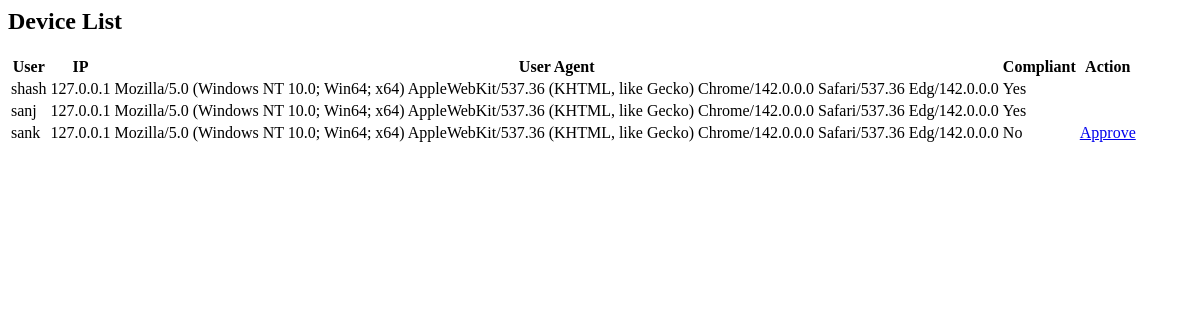
Before: /device/devices (signed in) with the older database file.
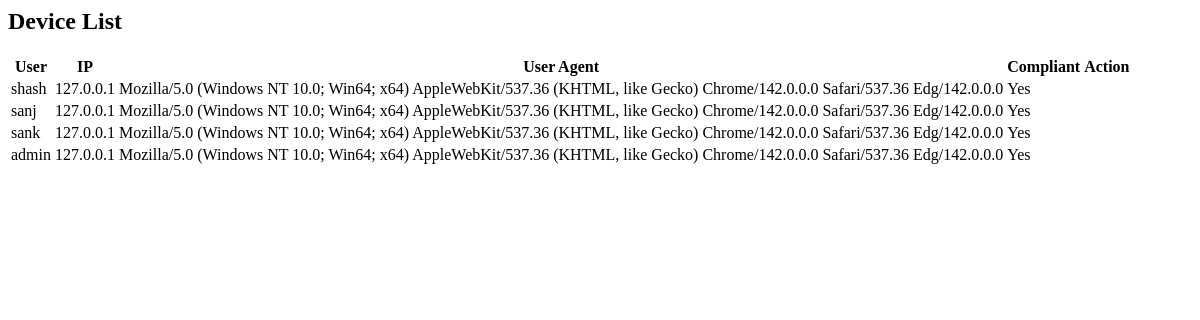
After: the same page with the newer database file.
### models.py (models this page shows, shortened)
class Device(db.Model):
    id = db.Column(db.Integer, primary_key=True)
    name = db.Column(db.String(150))
    os_version = db.Column(db.String(100))
    antivirus_installed = db.Column(db.Boolean, default=False)
    compliant = db.Column(db.Boolean, default=False)
    user_agent = db.Column(db.String(300))
    ip_address = db.Column(db.String(100))
    user_id = db.Column(db.Integer, db.ForeignKey('user.id'), nullable=False)
    user = db.relationship('User', back_populates='devices')
    fingerprint = db.Column(db.String(128), unique=False, nullable=True)
    platform = db.Column(db.String(80), nullable=True)
    cpu_threads = db.Column(db.String(20), nullable=True)
    screen = db.Column(db.String(40), nullable=True)       # e.g. "1920x1080"
    timezone = db.Column(db.String(80), nullable=True)
    risk_score = db.Column(db.Integer, default=0)
    status = db.Column(db.String(30), default='Pending')    # Pending / Approved / Rejected
    created_at = db.Column(db.DateTime, default=datetime.utcnow)
    updated_at = db.Column(db.DateTime, nullable=True)

class User(db.Model, UserMixin):
    id = db.Column(db.Integer, primary_key=True)
    username = db.Column(db.String(100), unique=True, nullable=False)
    password_hash = db.Column(db.String(200), nullable=False)
    emp_id = db.Column(db.String(50))
    is_approved = db.Column(db.Boolean, default=False)
    is_admin = db.Column(db.Boolean, default=False)
    devices = db.relationship('Device', back_populates='user', cascade="all, delete-orphan")

### compliance.py (the view)
@compliance_bp.route('/devices')
@login_required
def list_devices():
    if not current_user.is_admin:
        return "Access denied", 403
    devices = Device.query.all()
    return render_template('devices.html', devices=devices)

### app.py (called while the page is built)
@login_manager.user_loader
def load_user(user_id):
    return User.query.get(int(user_id))

### templates/devices.html
<h2>Device List</h2>
<table>
<tr><th>User</th><th>IP</th><th>User Agent</th><th>Compliant</th><th>Action</th></tr>
{% for device in devices %}
<tr>
<td>{{ device.user.username }}</td>
<td>{{ device.ip_address }}</td>
<td>{{ device.user_agent }}</td>
<td>{{ 'Yes' if device.compliant else 'No' }}</td>
<td>
{% if not device.compliant %}
<a href="{{ url_for('compliance.approve_device', device_id=device.id) }}">Approve</a>
{% endif %}
</td>
</tr>
{% endfor %}
</table>

Changed rows visible on the page:
changed Device "sank": compliant "No" → "Yes"; no longer shows "Approve"
added Device: user.username "admin", ip_address "127.0.0.1", user_agent "Mozilla/5.0 (Windows NT 10.0; Win64; x64) AppleWebKit/537.36 (KHTML, like Gecko) Chrome/142.0.0.0 Safari/537.36 Edg/142.0.0.0", compliant "Yes"
